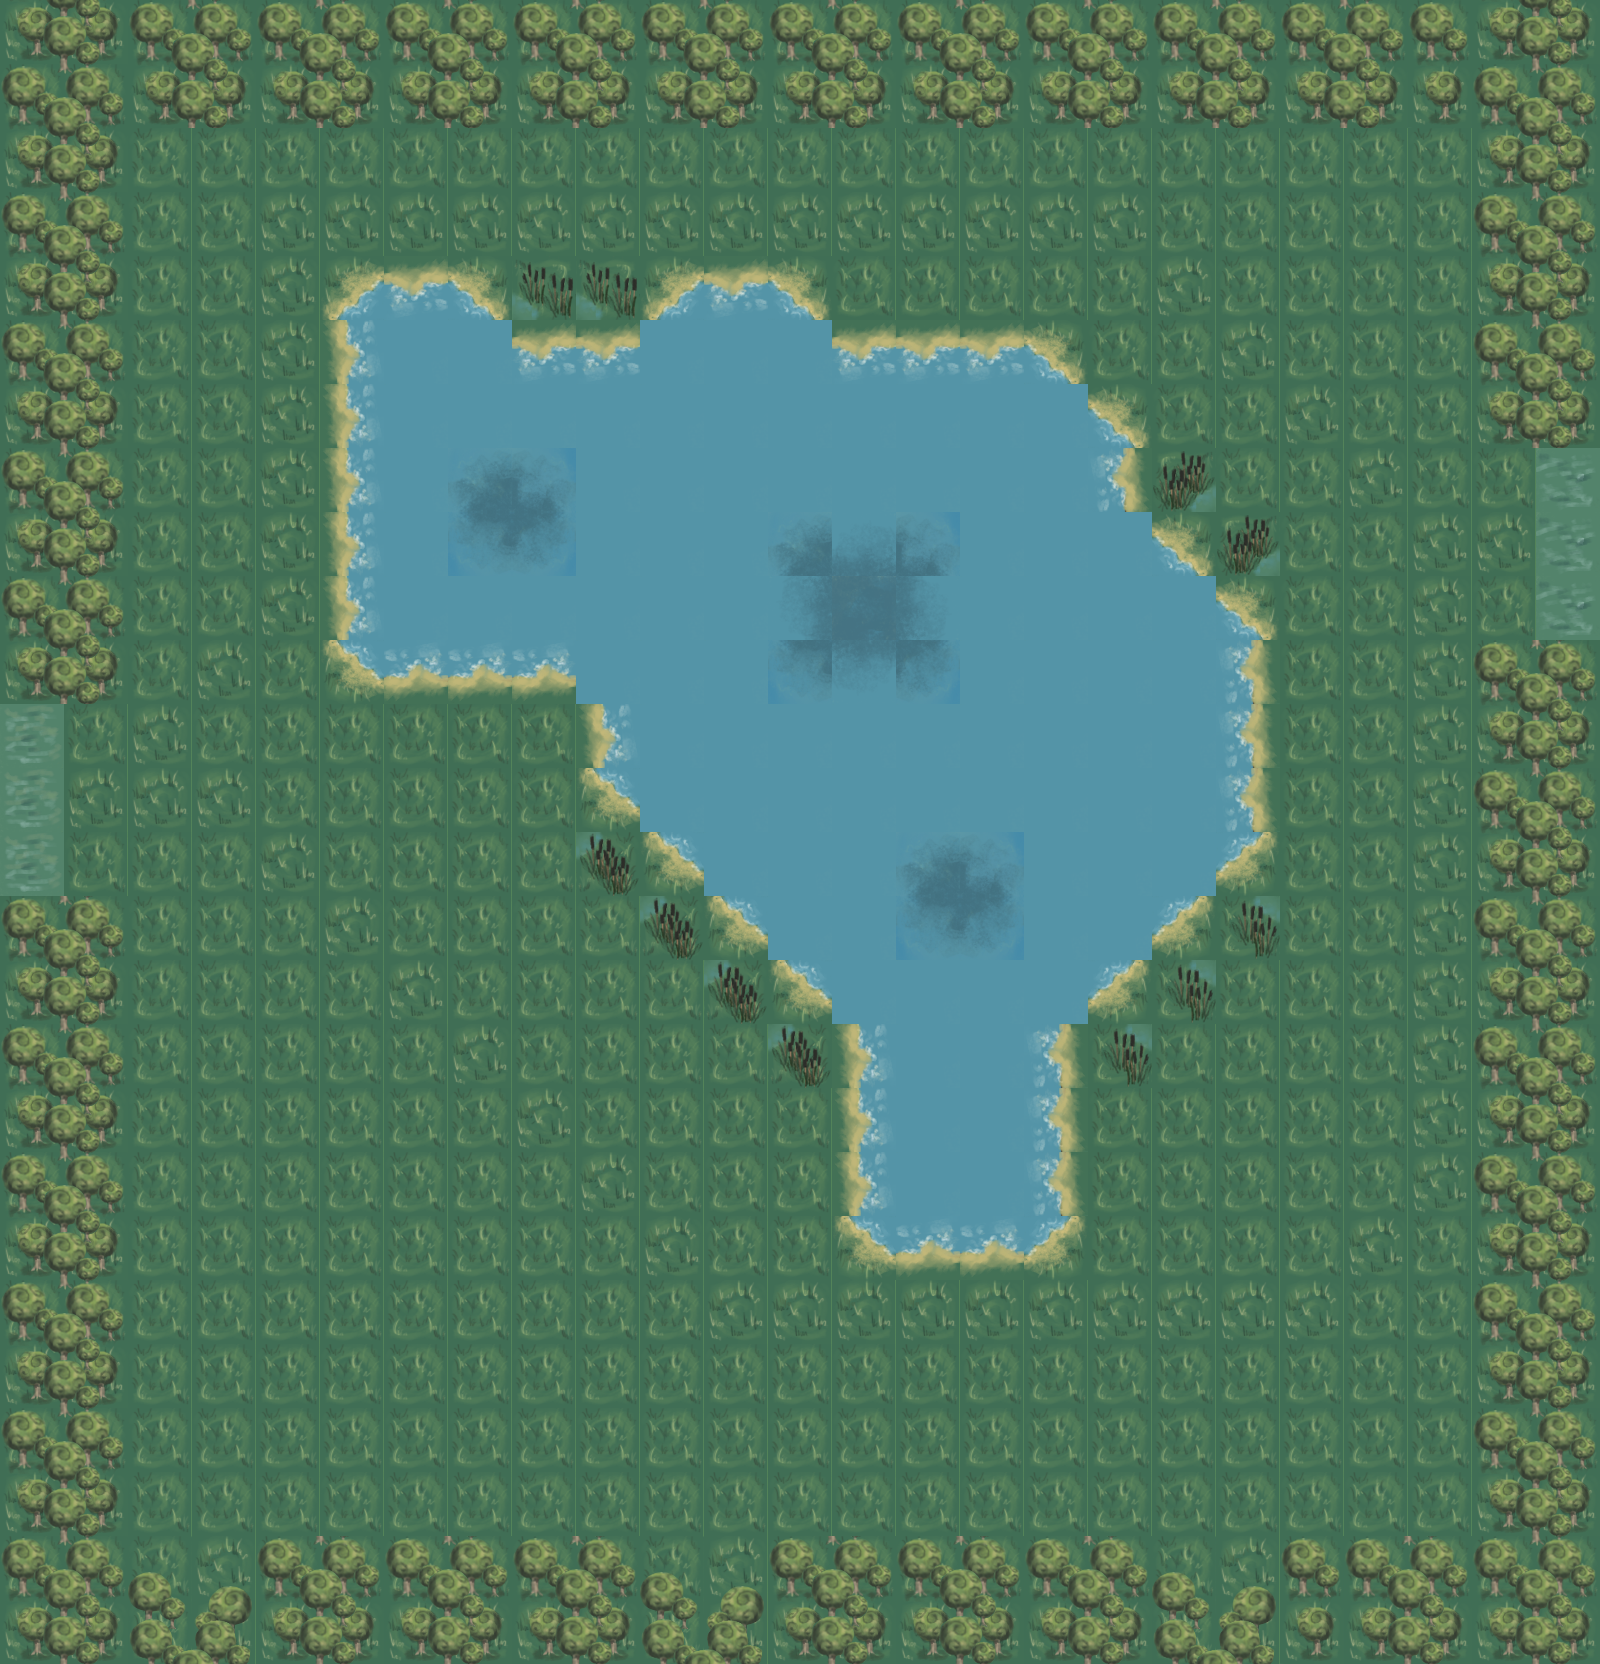

This is a level from a 2D game, rendered from its Tiled map with the project's own tilesets. A one-line summary and the map file follow, with tile-layer data summarised:
An orthogonal 25x26 tile map with 64x64 px tiles, 2 tile layers (background, ground), 5 tilesets and 2 objects (spawnPoint, exitPoint).

<map version="1.0" orientation="orthogonal" width="25" height="26" tilewidth="64" tileheight="64">
 <tileset firstgid="1" name="swamp" tilewidth="64" tileheight="64">
  <image source="textures/swamp.png" width="576" height="256" />
 </tileset>
 <tileset firstgid="385" name="tower1_scout" tilewidth="64" tileheight="64">
  <properties>
   <property name="attack" value="1" />
   <property name="name" value="Scout" />
   <property name="radius" value="5" />
   <property name="size" value="2" />
   <property name="type" value="1" />
  </properties>
  <image source="textures/warcraft2/tilesets/winter/human/buildings/scout_tower.png" trans="ff00ff" width="128" height="192" />
  <terraintypes>
   <terrain name="idle_up" tile="0" />
   <terrain name="bullet_fly_up" tile="1" />
   <terrain name="bullet_fly_up_right" tile="2" />
   <terrain name="bullet_fly_right" tile="3" />
   <terrain name="bullet_fly_down_right" tile="4" />
   <terrain name="bullet_fly_down" tile="5" />
  </terraintypes>
 </tileset>
 <tileset firstgid="391" name="tower2_mage" tilewidth="96" tileheight="96">
  <properties>
   <property name="attack" value="25" />
   <property name="name" value="Mage" />
   <property name="radius" value="1" />
   <property name="size" value="3" />
   <property name="type" value="1" />
  </properties>
  <image source="textures/warcraft2/tilesets/winter/human/buildings/mage_tower.png" trans="ff00ff" width="96" height="192" />
  <terraintypes>
   <terrain name="idle_up" tile="0" />
   <terrain name="idle_down" tile="1" />
  </terraintypes>
 </tileset>
 <tileset firstgid="393" name="creep1_grunt" tilewidth="72" tileheight="72">
  <properties>
   <property name="health_point" value="100" />
   <property name="name" value="Grunt" />
  </properties>
  <image source="textures/warcraft2/orc/units/grunt.png" trans="ff00ff" width="360" height="864" />
  <terraintypes>
   <terrain name="idle_up" tile="0" />
   <terrain name="idle_up_right" tile="1" />
   <terrain name="idle_right" tile="2" />
   <terrain name="idle_down_right" tile="3" />
   <terrain name="idle_down" tile="4" />
   <terrain name="walk1_up" tile="10" />
   <terrain name="walk2_up" tile="5" />
   <terrain name="walk3_up" tile="10" />
   <terrain name="walk4_up" tile="20" />
   <terrain name="walk5_up" tile="15" />
   <terrain name="walk6_up" tile="20" />
   <terrain name="walk1_up_right" tile="11" />
   <terrain name="walk2_up_right" tile="6" />
   <terrain name="walk3_up_right" tile="11" />
   <terrain name="walk4_up_right" tile="21" />
   <terrain name="walk5_up_right" tile="16" />
   <terrain name="walk6_up_right" tile="21" />
   <terrain name="walk1_right" tile="12" />
   <terrain name="walk2_right" tile="7" />
   <terrain name="walk3_right" tile="12" />
   <terrain name="walk4_right" tile="22" />
   <terrain name="walk5_right" tile="17" />
   <terrain name="walk6_right" tile="22" />
   <terrain name="walk1_down_right" tile="13" />
   <terrain name="walk2_down_right" tile="8" />
   <terrain name="walk3_down_right" tile="13" />
   <terrain name="walk4_down_right" tile="23" />
   <terrain name="walk5_down_right" tile="18" />
   <terrain name="walk6_down_right" tile="23" />
   <terrain name="walk1_down" tile="14" />
   <terrain name="walk2_down" tile="9" />
   <terrain name="walk3_down" tile="14" />
   <terrain name="walk4_down" tile="24" />
   <terrain name="walk5_down" tile="19" />
   <terrain name="walk6_down" tile="24" />
   <terrain name="attack1_up" tile="25" />
   <terrain name="attack2_up" tile="30" />
   <terrain name="attack3_up" tile="35" />
   <terrain name="attack4_up" tile="40" />
   <terrain name="attack1_up_right" tile="26" />
   <terrain name="attack2_up_right" tile="31" />
   <terrain name="attack3_up_right" tile="36" />
   <terrain name="attack4_up_right" tile="41" />
   <terrain name="attack1_right" tile="27" />
   <terrain name="attack2_right" tile="32" />
   <terrain name="attack3_right" tile="37" />
   <terrain name="attack4_right" tile="42" />
   <terrain name="attack1_down_right" tile="28" />
   <terrain name="attack2_down_right" tile="33" />
   <terrain name="attack3_down_right" tile="38" />
   <terrain name="attack4_down_right" tile="43" />
   <terrain name="attack1_down" tile="29" />
   <terrain name="attack2_down" tile="34" />
   <terrain name="attack3_down" tile="39" />
   <terrain name="attack4_down" tile="44" />
   <terrain name="death1_up" tile="45" />
   <terrain name="death2_up" tile="50" />
   <terrain name="death3_up" tile="55" />
   <terrain name="death1_up_right" tile="46" />
   <terrain name="death2_up_right" tile="51" />
   <terrain name="death3_up_right" tile="56" />
   <terrain name="death1_right" tile="47" />
   <terrain name="death2_right" tile="52" />
   <terrain name="death3_right" tile="57" />
   <terrain name="death1_down_right" tile="48" />
   <terrain name="death2_down_right" tile="53" />
   <terrain name="death3_down_right" tile="58" />
   <terrain name="death1_down" tile="49" />
   <terrain name="death2_down" tile="54" />
   <terrain name="death3_down" tile="59" />
  </terraintypes>
 </tileset>
 <tileset firstgid="453" name="creep2_troll_axethrower" tilewidth="72" tileheight="72">
  <properties>
   <property name="health_point" value="100" />
   <property name="name" value="Troll" />
  </properties>
  <image source="textures/warcraft2/orc/units/troll_axethrower.png" trans="ff00ff" width="360" height="864" />
  <terraintypes>
   <terrain name="idle_up" tile="0" />
   <terrain name="idle_up_right" tile="1" />
   <terrain name="idle_right" tile="2" />
   <terrain name="idle_down_right" tile="3" />
   <terrain name="idle_down" tile="4" />
   <terrain name="walk1_up" tile="10" />
   <terrain name="walk2_up" tile="5" />
   <terrain name="walk3_up" tile="10" />
   <terrain name="walk4_up" tile="20" />
   <terrain name="walk5_up" tile="15" />
   <terrain name="walk6_up" tile="20" />
   <terrain name="walk1_up_right" tile="11" />
   <terrain name="walk2_up_right" tile="6" />
   <terrain name="walk3_up_right" tile="11" />
   <terrain name="walk4_up_right" tile="21" />
   <terrain name="walk5_up_right" tile="16" />
   <terrain name="walk6_up_right" tile="21" />
   <terrain name="walk1_right" tile="12" />
   <terrain name="walk2_right" tile="7" />
   <terrain name="walk3_right" tile="12" />
   <terrain name="walk4_right" tile="22" />
   <terrain name="walk5_right" tile="17" />
   <terrain name="walk6_right" tile="22" />
   <terrain name="walk1_down_right" tile="13" />
   <terrain name="walk2_down_right" tile="8" />
   <terrain name="walk3_down_right" tile="13" />
   <terrain name="walk4_down_right" tile="23" />
   <terrain name="walk5_down_right" tile="18" />
   <terrain name="walk6_down_right" tile="23" />
   <terrain name="walk1_down" tile="14" />
   <terrain name="walk2_down" tile="9" />
   <terrain name="walk3_down" tile="14" />
   <terrain name="walk4_down" tile="24" />
   <terrain name="walk5_down" tile="19" />
   <terrain name="walk6_down" tile="24" />
   <terrain name="attack1_up" tile="25" />
   <terrain name="attack2_up" tile="30" />
   <terrain name="attack3_up" tile="35" />
   <terrain name="attack4_up" tile="40" />
   <terrain name="attack1_up_right" tile="26" />
   <terrain name="attack2_up_right" tile="31" />
   <terrain name="attack3_up_right" tile="36" />
   <terrain name="attack4_up_right" tile="41" />
   <terrain name="attack1_right" tile="27" />
   <terrain name="attack2_right" tile="32" />
   <terrain name="attack3_right" tile="37" />
   <terrain name="attack4_right" tile="42" />
   <terrain name="attack1_down_right" tile="28" />
   <terrain name="attack2_down_right" tile="33" />
   <terrain name="attack3_down_right" tile="38" />
   <terrain name="attack4_down_right" tile="43" />
   <terrain name="attack1_down" tile="29" />
   <terrain name="attack2_down" tile="34" />
   <terrain name="attack3_down" tile="39" />
   <terrain name="attack4_down" tile="44" />
   <terrain name="death1_up" tile="45" />
   <terrain name="death2_up" tile="50" />
   <terrain name="death3_up" tile="55" />
   <terrain name="death1_up_right" tile="46" />
   <terrain name="death2_up_right" tile="51" />
   <terrain name="death3_up_right" tile="56" />
   <terrain name="death1_right" tile="47" />
   <terrain name="death2_right" tile="52" />
   <terrain name="death3_right" tile="57" />
   <terrain name="death1_down_right" tile="48" />
   <terrain name="death2_down_right" tile="53" />
   <terrain name="death3_down_right" tile="58" />
   <terrain name="death1_down" tile="49" />
   <terrain name="death2_down" tile="54" />
   <terrain name="death3_down" tile="59" />
  </terraintypes>
 </tileset>
 <layer name="background" width="25" height="26">
  <data>[650 cells, 650 non-empty, 8 distinct tile ids]</data>
 </layer>
 <layer name="ground" width="25" height="26">
  <data>[650 cells, 326 non-empty, 28 distinct tile ids]</data>
 </layer>
 <objectgroup name="points" width="25" height="26">
  <object name="spawnPoint" gid="24" x="1536" y="576" />
  <object name="exitPoint" gid="25" x="0" y="832" />
 </objectgroup>
</map>
